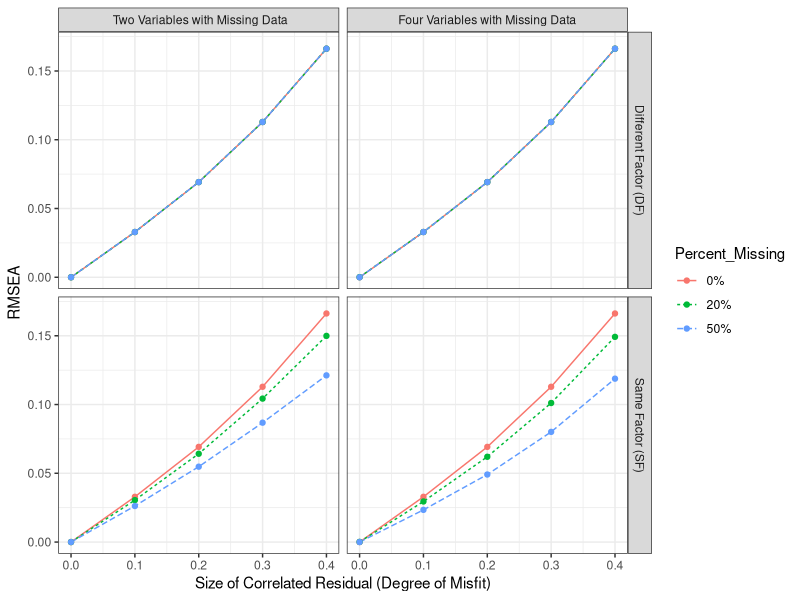
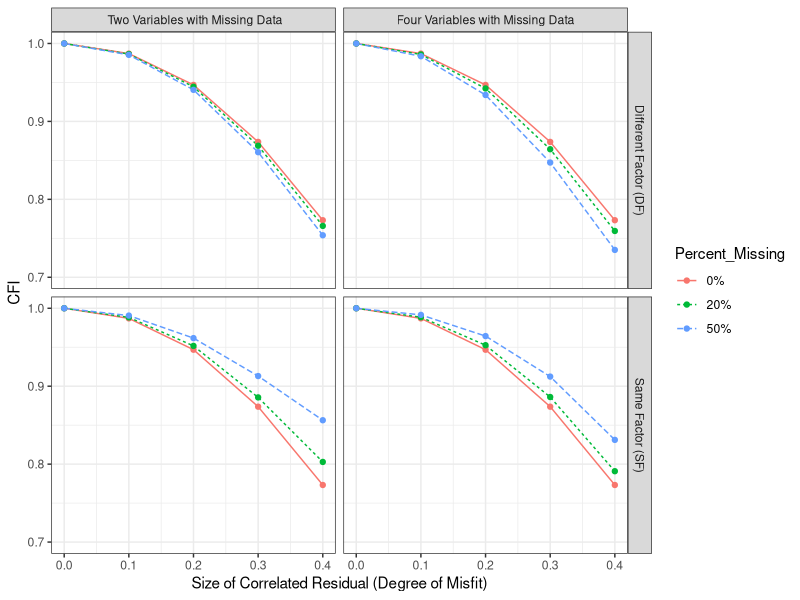
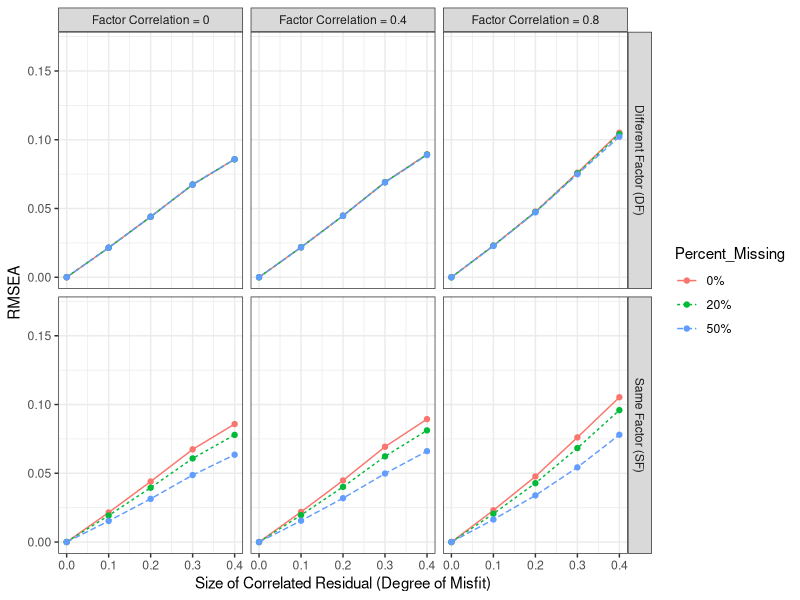
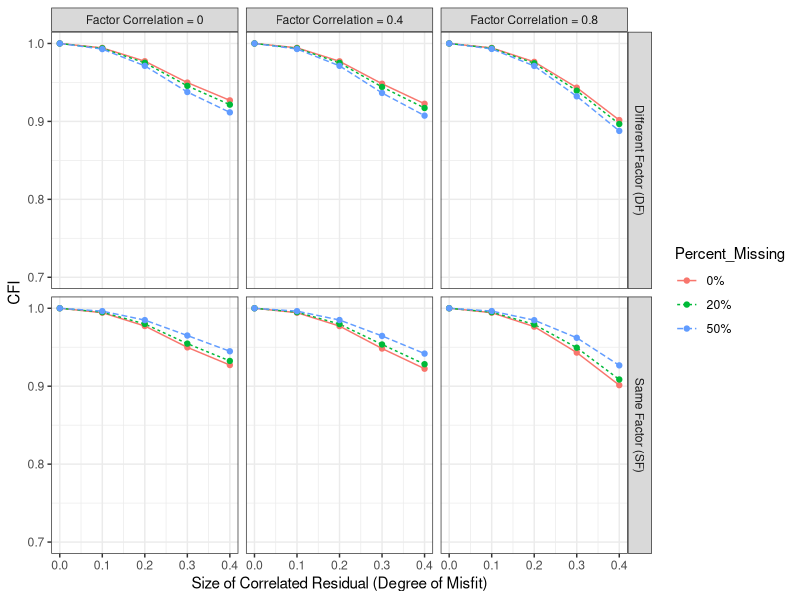
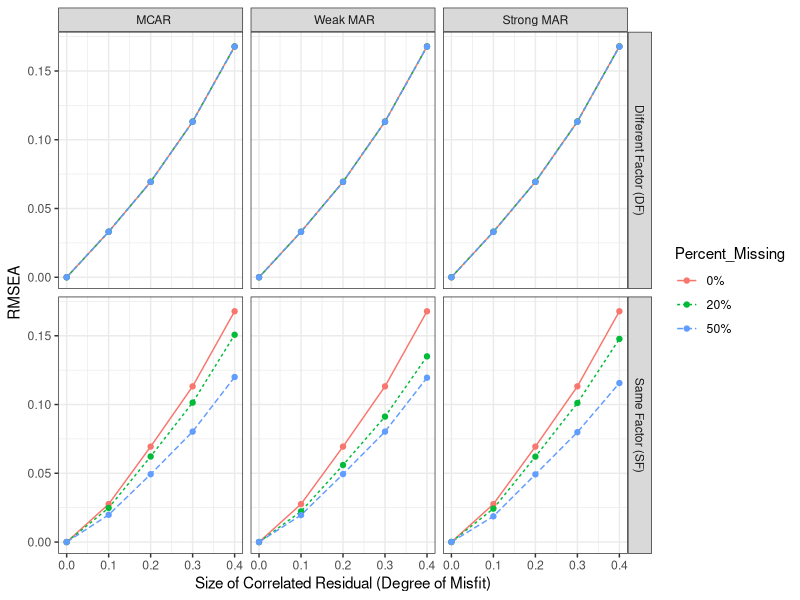
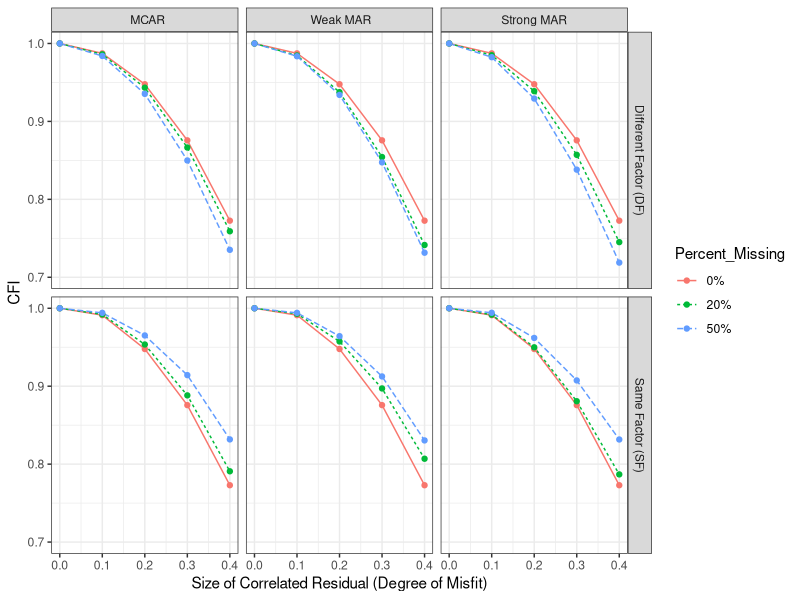
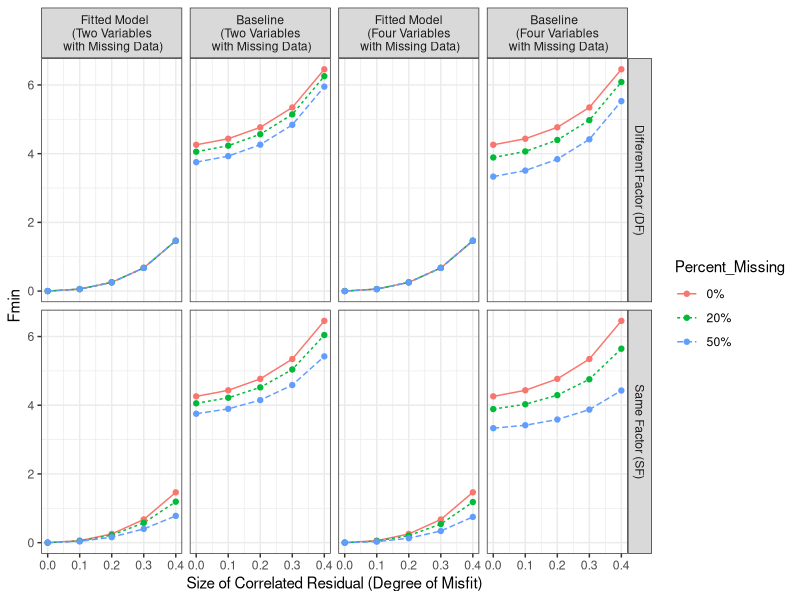

Write the R code that produced these figures, in order.
library(dplyr)
library(ggplot2)
library(reshape2)

data <- read.csv("data_study1.csv")
data

str(data)

##Note: Figure 2 is graphed the last because it is the most complicated

### Location of misfit vs Number of variables with missing. (i.e., Figure 1)
data1 <- filter(data,Number_Of_CR=="Two Correlated Residuals"
                & Missing_Mechanism=="  MCAR" 
                & FC=="Factor Correlation = 0" )
data1


ggplot(data1, aes(x=Size_Of_CR, y=RMSEA)) + 
  geom_line(aes(linetype=Percent_Missing, color=Percent_Missing)) + 
  geom_point(aes(color=Percent_Missing)) +
  facet_grid(Location_Of_Misfit~Number_of_Missing_Variables) +
  xlab("Size of Correlated Residual (Degree of Misfit)") +
  scale_y_continuous(limits = c(0, 0.17))+ 
  theme_bw() 

ggplot(data1, aes(x=Size_Of_CR, y=CFI)) + 
  geom_line(aes(linetype=Percent_Missing, color=Percent_Missing)) + 
  geom_point(aes(color=Percent_Missing)) +
  facet_grid(Location_Of_Misfit~Number_of_Missing_Variables) +
  xlab("Size of Correlated Residual (Degree of Misfit)")+
  scale_y_continuous(limits = c(0.70, 1))+ 
  theme_bw() 


#Location of Misfit and Factor Correlation #i.e., Figure 3

data2 <- filter(data,Number_Of_CR == "One Correlated Residual"& 
                  Missing_Mechanism =="  MCAR" &
                  Number_of_Missing_Variables=="Four Variables with Missing Data")
data2

filter(data,Number_Of_CR == "One Correlated Residual"& 
         Missing_Mechanism =="  MCAR" &
         Number_of_Missing_Variables=="Four Variables with Missing Data" &
         FC=="Factor Correlation = 0.8" & Location_Of_Misfit=="Different Factor (DF)" & Size_Of_CR=="0.4") 

filter(data,Number_Of_CR == "Two Correlated Residuals"& 
         Missing_Mechanism =="  MCAR" &
         Number_of_Missing_Variables=="Four Variables with Missing Data" &
         FC=="Factor Correlation = 0.8" & Location_Of_Misfit=="Different Factor (DF)" & Size_Of_CR=="0.4") 
(0.1051-0.1022)/0.1051
(0.1749- 0.1736 )/0.1749


ggplot(data2, aes(x=Size_Of_CR , y=RMSEA)) + 
  geom_line(aes(linetype=Percent_Missing, color=Percent_Missing)) + 
  geom_point(aes(color=Percent_Missing))+
  facet_grid(Location_Of_Misfit~FC)+
  xlab("Size of Correlated Residual (Degree of Misfit)") + 
  scale_y_continuous(limits = c(0, 0.17))+ 
  theme_bw() 




ggplot(data2, aes(x=Size_Of_CR , y=CFI)) + 
  geom_line(aes(linetype=Percent_Missing, color=Percent_Missing)) + 
  geom_point(aes(color=Percent_Missing))+
  facet_grid(Location_Of_Misfit~FC)+
  xlab("Size of Correlated Residual (Degree of Misfit)") +
  scale_y_continuous(limits = c(0.70, 1))+ 
  theme_bw() 






### Location of Misfit vs Missing Mechanism #i.e., Figure 4
data3 <- filter(data,Number_Of_CR=="Two Correlated Residuals" & FC=="Factor Correlation = 0.4"
                &Number_of_Missing_Variables=="Four Variables with Missing Data")
data3

filter(data,Number_Of_CR=="Two Correlated Residuals" & FC=="Factor Correlation = 0.4"
       &Number_of_Missing_Variables=="Four Variables with Missing Data" & Missing_Mechanism ==" Weak MAR" 
       & Size_Of_CR=="0.4" & Location_Of_Misfit=="Same Factor (SF)")
(0.1678-0.1350 )/0.1678  
(0.1350- 0.1195) / 0.1350 

filter(data,Number_Of_CR=="Two Correlated Residuals" & FC=="Factor Correlation = 0.4"
       &Number_of_Missing_Variables=="Four Variables with Missing Data" & Missing_Mechanism =="  MCAR" 
       & Size_Of_CR=="0.4" & Location_Of_Misfit=="Same Factor (SF)")
(0.1678-0.1507)/0.1678
(0.1507-.12)/0.1507
filter(data,Number_Of_CR=="Two Correlated Residuals" & FC=="Factor Correlation = 0.4"
       &Number_of_Missing_Variables=="Four Variables with Missing Data" & Missing_Mechanism =="Strong MAR" 
       & Size_Of_CR=="0.4" & Location_Of_Misfit=="Same Factor (SF)")
(0.1678-0.1477)/0.1678
(0.1477-0.1156) /0.1477
ggplot(data3, aes(x=Size_Of_CR, y=RMSEA)) + 
  geom_line(aes(linetype=Percent_Missing, color=Percent_Missing)) + 
  geom_point(aes(color=Percent_Missing))+
  facet_grid(Location_Of_Misfit~Missing_Mechanism) +
  xlab("Size of Correlated Residual (Degree of Misfit)") + 
  scale_y_continuous(limits = c(0, 0.17))+ 
  theme_bw() 




ggplot(data3, aes(x=Size_Of_CR, y=CFI)) + 
  geom_line(aes(linetype=Percent_Missing, color=Percent_Missing)) + 
  geom_point(aes(color=Percent_Missing))+
  facet_grid(Location_Of_Misfit~Missing_Mechanism) +
  xlab("Size of Correlated Residual (Degree of Misfit)")+
  scale_y_continuous(limits = c(0.70, 1))+ 
  theme_bw() 




## Figure 2
####Fmin and Fmin_B

data4 <- data %>% filter(Number_Of_CR=="Two Correlated Residuals"& Missing_Mechanism=="  MCAR" & 
                           FC=="Factor Correlation = 0" &  Number_of_Missing_Variables==" Two Variables with Missing Data")
data4s <- melt(data4, measure.var=1:2)
data4s
tail(data4s, 100)


data4s$ModelHB <- rep(c("   Fitted Model \n (Two Variables \n with Missing Data)", 
                      "  Baseline  \n (Two Variables \n with Missing Data)"), each=nrow(data4s)/2)

data5 <- filter(data,Number_Of_CR=="Two Correlated Residuals"& Missing_Mechanism=="  MCAR" & FC=="Factor Correlation = 0" & 
                  Number_of_Missing_Variables=="Four Variables with Missing Data")
data5s <- melt(data5, measure.var=1:2)
data5s
tail(data5s, 100)
data5s$ModelHB <- rep(c(" Fitted Model \n (Four Variables \n with Missing Data)", 
                       "Baseline  \n (Four Variables \n with Missing Data)"), each=nrow(data5s)/2)

data6 <- rbind(data4s, data5s)
data6$Fmin <- data6$value

ggplot(data6, aes(x=Size_Of_CR, y=Fmin)) + 
  geom_line(aes(linetype=Percent_Missing, color=Percent_Missing)) + 
  geom_point(aes(color=Percent_Missing))+
  facet_grid(Location_Of_Misfit~ModelHB)+
  xlab("Size of Correlated Residual (Degree of Misfit)")+ 
  theme_bw() 

